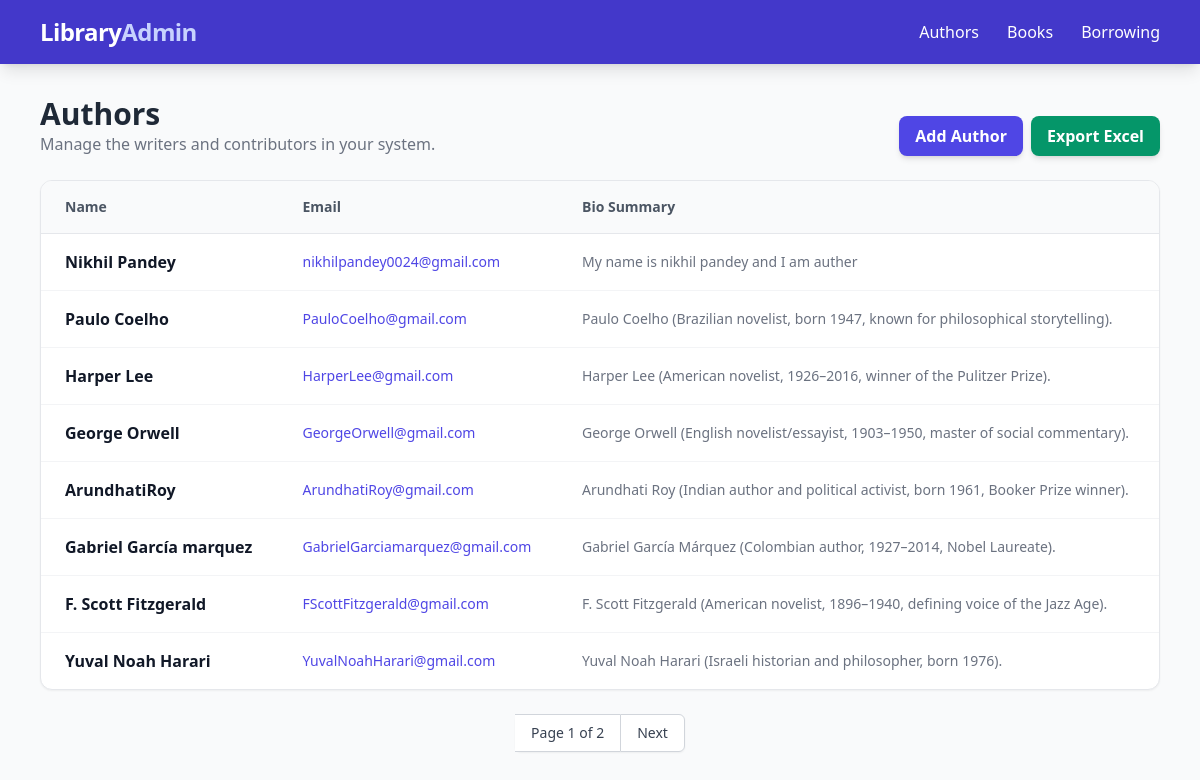
Screenshot of /authors/ with the database file from the repository.
### library/models.py (models this page shows, shortened)
class Author(models.Model):
    name = models.CharField(max_length=255)
    email = models.EmailField(unique=True)
    bio = models.TextField()

### library/views.py (the view)
# urls.py: path('authors/', views.AuthorListView.as_view(), name='author-list'),
class AuthorListView(ListView):
    model = Author
    template_name = 'library/author_list.html'
    context_object_name = 'authors'
    paginate_by = 8

### library/templates/library/author_list.html (shortened to what this page needs)
{% extends 'library/base.html' %}
{% block content %}
<div class="flex justify-between items-end mb-6">
    <div>
        <h2 class="text-3xl font-bold text-gray-800">Authors</h2>
        <p class="text-gray-500">Manage the writers and contributors in your system.</p>
    </div>
    <div class="flex gap-2">
        <a href="{% url 'author-add' %}" class="bg-indigo-600 hover:bg-indigo-700 text-white px-4 py-2 rounded-lg font-semibold shadow-md transition">Add Author</a>
        <a href="{% url 'export-excel' %}" class="bg-emerald-600 hover:bg-emerald-700 text-white px-4 py-2 rounded-lg font-semibold shadow-md transition">Export Excel</a>
    </div>
</div>
<div class="bg-white rounded-xl shadow-sm border border-gray-200 overflow-hidden">
    <table class="w-full text-left border-collapse">
        <thead class="bg-gray-50 border-b border-gray-200">
            <tr>
                <th class="px-6 py-4 text-sm font-semibold text-gray-600">Name</th>
                <th class="px-6 py-4 text-sm font-semibold text-gray-600">Email</th>
                <th class="px-6 py-4 text-sm font-semibold text-gray-600">Bio Summary</th>
            </tr>
        </thead>
        <tbody class="divide-y divide-gray-100">
            {% for author in authors %}
            <tr class="hover:bg-indigo-50/30 transition">
                <td class="px-6 py-4 font-bold text-gray-900">{{ author.name }}</td>
                <td class="px-6 py-4 text-indigo-600 text-sm">{{ author.email }}</td>
                <td class="px-6 py-4 text-gray-500 text-sm">{{ author.bio|truncatewords:12 }}</td>
            </tr>
            {% empty %}
            <tr><td colspan="3" class="px-6 py-12 text-center text-gray-400">No authors found.</td></tr>
            {% endfor %}
        </tbody>
    </table>
</div>
<div class="mt-6 flex justify-center">
    {% if is_paginated %}
        <nav class="inline-flex rounded-md shadow-sm">
            <span class="px-4 py-2 bg-white border-t border-b border-gray-300 text-sm font-medium text-gray-700">Page {{ page_obj.number }} of {{ paginator.num_pages }}</span>
            {% if page_obj.has_next %}
                <a href="?page={{ page_obj.next_page_number }}" class="px-4 py-2 bg-white border border-gray-300 rounded-r-md text-sm font-medium text-gray-700 hover:bg-gray-50">Next</a>
            {% endif %}
        </nav>
    {% endif %}
</div>
{% endblock %}

### library/templates/library/base.html (shortened to what this page needs)
{% load static %}
<!DOCTYPE html>
<html lang="en">
<head>
    <script src="https://cdn.tailwindcss.com"></script>
</head>
<body class="bg-gray-50 min-h-screen">
    <nav class="bg-indigo-700 text-white shadow-lg mb-8">
        <div class="max-w-6xl mx-auto px-4 py-4 flex justify-between items-center">
            <a href="/" class="text-2xl font-bold tracking-tight">Library<span class="text-indigo-200">Admin</span></a>
            <div class="space-x-6 font-medium">
                <a href="{% url 'author-list' %}" class="hover:text-indigo-200 transition">Authors</a>
                <a href="{% url 'book-list' %}" class="hover:text-indigo-200 transition">Books</a>
                <a href="{% url 'borrow-list' %}" class="hover:text-indigo-200 transition">Borrowing</a>
            </div>
        </div>
    </nav>
    <main class="max-w-6xl mx-auto px-4 pb-12">
        {% block content %}{% endblock %}
    </main>
</body>
</html>

### rows the page displays
Author: name "Nikhil Pandey", email "nikhilpandey0024@gmail.com", bio "My name is nikhil pandey and I am auther"
Author: name "Paulo Coelho", email "PauloCoelho@gmail.com", bio "Paulo Coelho (Brazilian novelist, born 1947, known for philosophical storytelling)."
Author: name "Harper Lee", email "HarperLee@gmail.com", bio "Harper Lee (American novelist, 1926–2016, winner of the Pulitzer Prize)."
Author: name "George Orwell", email "GeorgeOrwell@gmail.com", bio "George Orwell (English novelist/essayist, 1903–1950, master of social commentary)."
Author: name "ArundhatiRoy", email "ArundhatiRoy@gmail.com", bio "Arundhati Roy (Indian author and political activist, born 1961, Booker Prize winner)."
Author: name "Gabriel García marquez", email "GabrielGarciamarquez@gmail.com", bio "Gabriel García Márquez (Colombian author, 1927–2014, Nobel Laureate)."
Author: name "F. Scott Fitzgerald", email "FScottFitzgerald@gmail.com", bio "F. Scott Fitzgerald (American novelist, 1896–1940, defining voice of the Jazz Age)."
Author: name "Yuval Noah Harari", email "YuvalNoahHarari@gmail.com", bio "Yuval Noah Harari (Israeli historian and philosopher, born 1976)."

### other values shown
{{ page_obj.number }} "1"
{{ paginator.num_pages }} "2"
